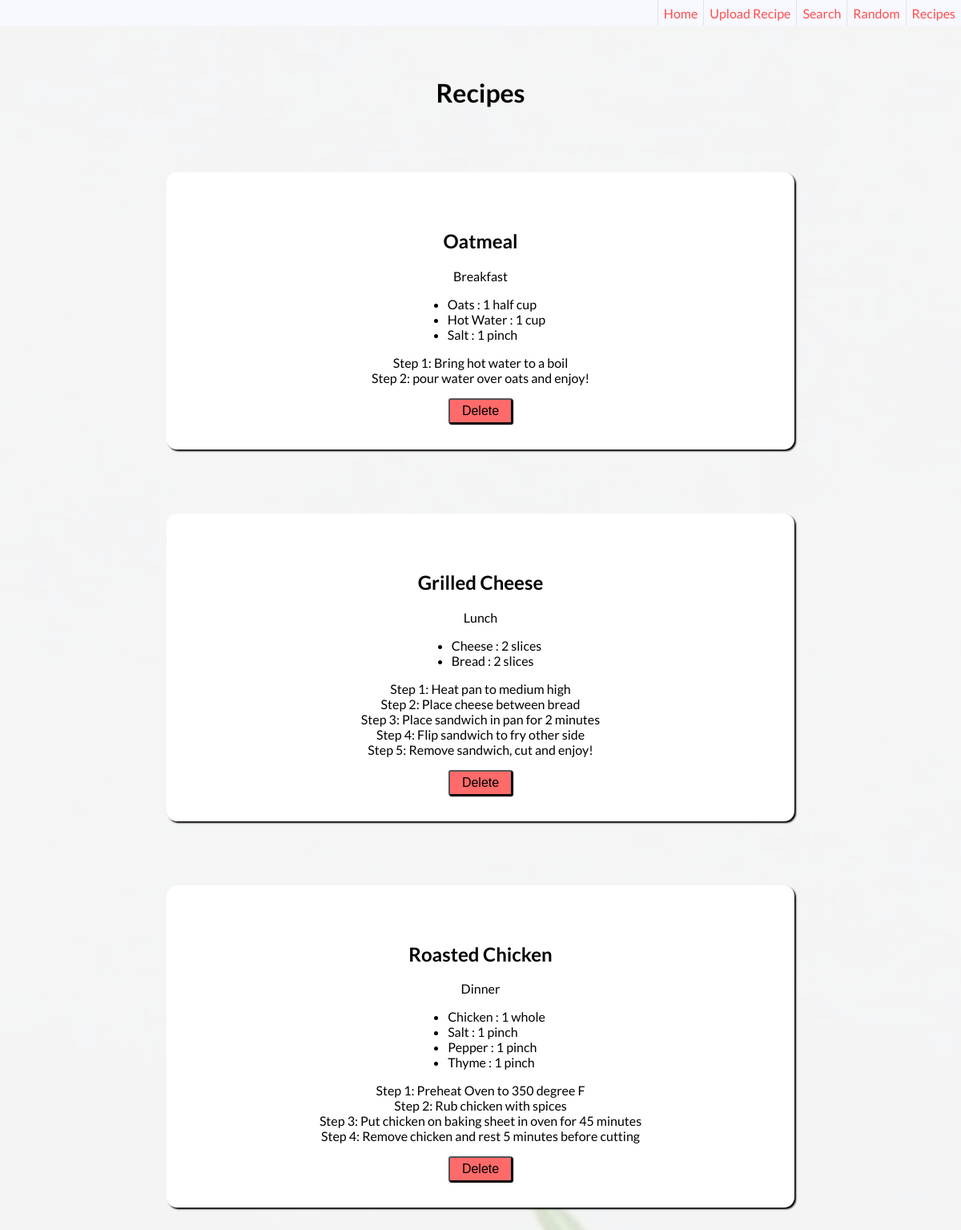
The app's page /recipes/ with its own data.
### tables this page shows
CREATE TABLE recipes (
    id INTEGER PRIMARY KEY AUTOINCREMENT,
    title TEXT NOT NULL,
    img TEXT,
    type INTEGER NOT NULL,
    instructions TEXT NOT NULL
);

CREATE TABLE ingredients (
    id INTEGER PRIMARY KEY AUTOINCREMENT,
    recipe_id INTEGER NOT NULL,
    description TEXT NOT NULL,
    quantity INTEGER NOT NULL,
    unit TEXT NOT NULL,
    FOREIGN KEY (recipe_id) REFERENCES recipes (id)
);

### app.py (the view)
@app.route('/recipes/')
def recipes():
    conn = get_db_conn()
    recipes = conn.execute('SELECT * FROM recipes').fetchall()
    ingredients = conn.execute('SELECT * FROM ingredients').fetchall()
    conn.close()
    return render_template('recipes.html', recipes=recipes, ingredients=ingredients)

### app.py (called while the page is built)
def get_db_conn():
    conn = sqlite3.connect('database.db')
    conn.row_factory = sqlite3.Row
    return conn

### templates/recipes.html (shortened to what this page needs)
{% extends 'base.html' %}
{% block content %}
<div class="recipe-background">
<div class="recipe-container">
<h1>Recipes</h1>
{% for recipe in recipes %}
  <div class="recipe">
    <h2>{{recipe['title']}}</h2>
    {% if recipe['type'] == 0 %}
    <p>Breakfast</p>
    {% elif recipe['type'] == 1%}
    <p>Lunch</p>
    {% elif recipe['type'] == 2%}
    <p>Dinner</p>
    {% else %}
    <p>Misc.</p>
    {% endif %}
    <ul>
      {% for item in ingredients %}
      {% if item['recipe_id'] == recipe['id'] %}
      <li>
            <span>{{item['description']}}</span>
            <span>:</span>
            <span>{{item['quantity']}}</span>
            <span>{{item['unit']}}</span>
      </li>
      {% endif %}
      {% endfor %}
  </ul>
    {% set words = recipe['instructions'].split('.') %}
    {% for word in words %}
    <p>{{word}} </p>
    {% endfor %}
    <div>
      <form action="{{url_for('delete', id=recipe['id'])}}"
      method="POST">
      <input class="delete-btn" type="submit" value="Delete">
      </form>
    </div>
  </div>
  {% endfor %}
</div>
</div>
{% endblock %}

### static/style.css (style rules this page uses)
body { width: 100%; font-family: 'Lato', sans-serif; margin: 0; background-color: whitesmoke; overflow-y: visible; overflow-x: hidden; }
.recipe-container { padding-top: 4rem; display: flex; flex-direction: column; align-items: center; align-content: center; justify-content: top; margin-bottom: 1rem; }
.recipe-container h1 { margin: 0; }
.recipe-background { min-height: 200%; min-width: 100%; }
.recipe-background::before { content: ""; display: initial; position: absolute; min-height: 200%; width: 100%; background: url("./assets/pexels-pixabay-256318.jpg"); background-size: cover; background-position: center; background-repeat: repeat-y; opacity: .2; z-index: -1; }
.recipe { width: 60vw; max-width: 50rem; display: flex; flex-direction: column; align-items: center; align-content: center; justify-content: center; margin-top: 5rem; padding: 2rem; background-color: white; box-shadow: 2px 2px 2px black; border-radius: 13px; }
.recipe p { max-width: 70%; padding: 0px 0rem 0rem 0rem; margin: 0 }
.delete-btn { display: flex; justify-content: center; align-items: center; font-size: 16px; text-decoration: none; background-color: rgb(255, 106, 106); color: black; width: 5rem; height: 2rem; padding: 2px 6px; margin: 1rem 0rem 0rem 0rem; border-radius: 3px; box-shadow: 1px 1px 1px black; }

### records on screen
recipes: title "Oatmeal", type "Breakfast", words "Step 1: Bring hot water to a boil" "Step 2: pour water over oats and enjoy!"
ingredients: description "Oats", quantity "1", unit "half cup"
ingredients: description "Hot Water", quantity "1", unit "cup"
ingredients: description "Salt", quantity "1", unit "pinch"
recipes: title "Grilled Cheese", type "Lunch", words "Step 1: Heat pan to medium high" "Step 2: Place cheese between bread" "Step 3: Place sandwich in pan for 2 minutes" "Step 4: Flip sandwich to fry other side" "Step 5: Remove sandwich, cut and enjoy!"
ingredients: description "Cheese", quantity "2", unit "slices"
ingredients: description "Bread", quantity "2", unit "slices"
recipes: title "Roasted Chicken", type "Dinner", words "Step 1: Preheat Oven to 350 degree F" "Step 2: Rub chicken with spices" "Step 3: Put chicken on baking sheet in oven for 45 minutes" "Step 4: Remove chicken and rest 5 minutes before cutting"
ingredients: description "Chicken", quantity "1", unit "whole"
ingredients: description "Salt", quantity "1", unit "pinch"
ingredients: description "Pepper", quantity "1", unit "pinch"
ingredients: description "Thyme", quantity "1", unit "pinch"
